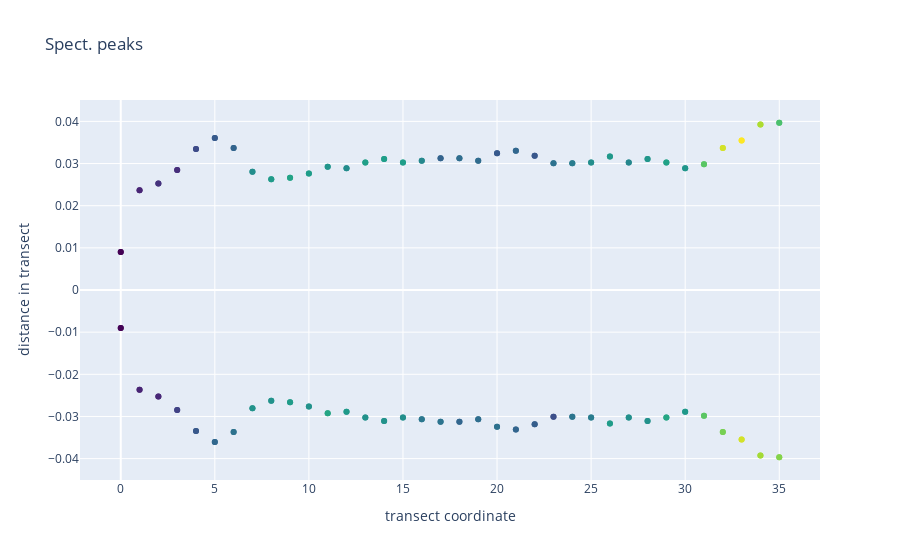
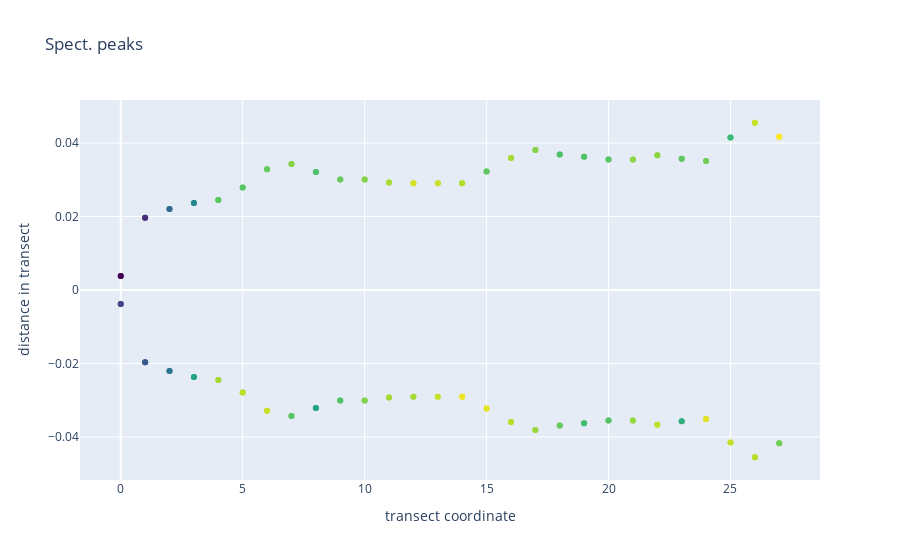
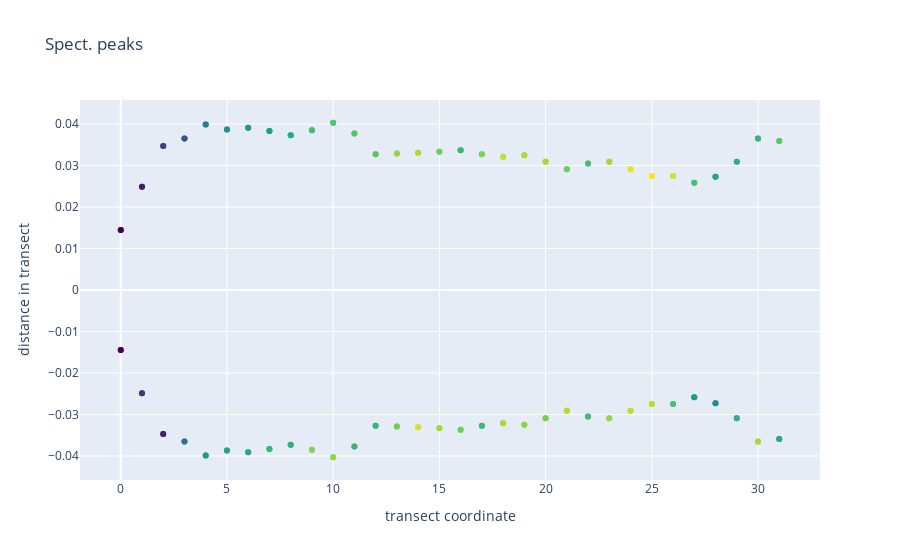
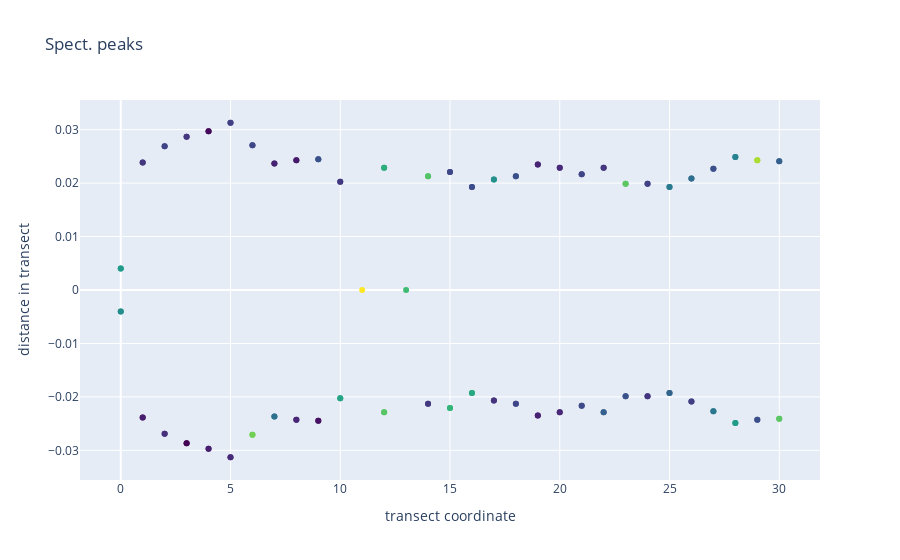

These figures' notebook cell, in order:
### Markdown cell above
**Transect Figure**

### III. Deployment.

We deploy the method across transects and Figures.

We plot peak positions extracted by Figure.

### Code cell
##########
from music_tools.my_music_tools import filter_output
 

pxl_dist= 40e-5

folder_out= "columns_stats/"
peak_cap= .35 # min amp cap.

extremes= "extremes"
center= True
standardize_amp= True

samp_track_dict= {}

pfinder= peak_finder(
    pxl_dist= pxl_dist,
    peak_cap= peak_cap
)

for image_idx in range(len(image_avail)):

    ts_list= []
    peaks= []
    amps= []

    #################
    #################

    image_select= image_avail[image_idx]
    print('folder: {}'.format(image_select))

    array_spec= image_dict[image_select]['I'].T
    surface= image_dict[image_select]['surface']
    
    ####### peak finder
    pfinder.peaks(array_spec)
    print(array_spec.shape)

    pfinder.extremes()
    pfinder.centre()
    pfinder.package()
    pfinder.write(filename= image_select + '_summ.txt', outdir= folder_out)
    samps_tracks= pfinder.get()
    
    pfinder.reset()
    ### plot
    
    output_peak_filter= filter_output(samps_tracks)
    
    samp_track_dict[image_select]= samps_tracks
    
    iplot(output_peak_filter)
